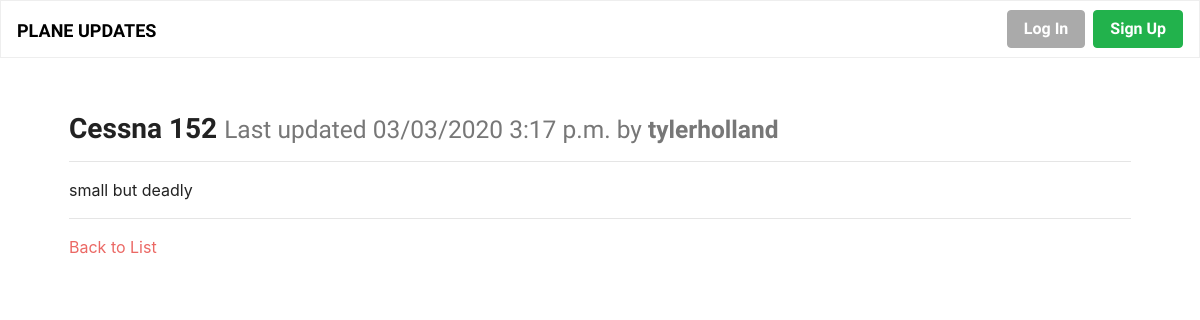
Screenshot of /cessna-152/ with the database file from the repository.
### news/models.py (models this page shows, shortened)
class Article(models.Model):
    title = models.CharField(max_length=200, unique=True)
    author = models.ForeignKey(User, on_delete=models.PROTECT)
    slug = models.CharField(max_length=200, blank=True, editable=False)
    content = models.TextField(
        help_text="Write the content of your page here.")
    created = models.DateTimeField(auto_now_add=True)
    modified = models.DateTimeField(auto_now=True)

### news/views.py (the view)
# urls.py: path('<str:slug>/', ArticleDetailView.as_view(), name='news-details-page'),
class ArticleDetailView(DetailView):
    model = Article
    def get(self, request, slug):
        article = get_object_or_404(Article, slug=slug)
        return render(request, 'page.html', context={'article': article})

### news/templates/page.html
{% extends "base.html" %}
{% block content %}
  <div class="row">
    <div class="col m-4">
      <h3>{{ article.title }} <small class="text-muted">Last updated {{ article.modified|date:"SHORT_DATETIME_FORMAT" }} by <b>{{ article.author.username }}</b></small></h3>
      <hr>
      <p>{{ article.content|linebreaksbr }}</p>
      <hr>
      <a href="{% url 'news-list-page' %}">Back to List</a>
    </div>
  </div>
{% endblock %}

### rows the page displays
Article: title "Cessna 152", modified "03/03/2020 3:17 p.m.", author.username "tylerholland", content "small but deadly"
